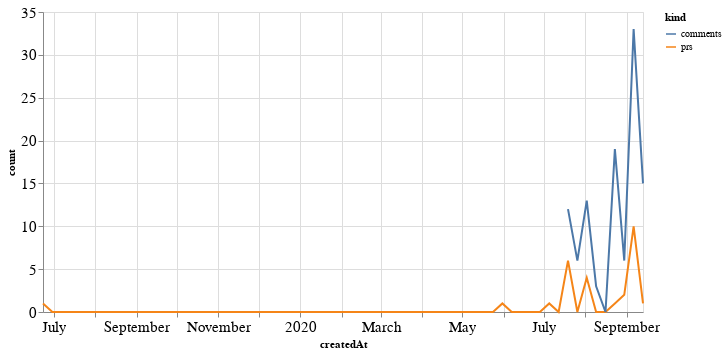

Notebook source saved alongside this figure:
### Code cell
alt.Chart(total_time, width=600).mark_line().encode(
    x='createdAt',
    y='count',
    color='kind'
)

### Figure 1 — Vega-Lite specification as saved in the notebook (floating-point values rounded to 4 significant figures; data arrays with more than 128 entries replaced by an {"elided": "..."} marker saying what was removed)
{"config": {"axisLeft": {"labelFontSize": 15}, "axisBottom": {"labelFontSize": 15}}, "data": {"name": "data-927cae64bb60b6f653870a6db16d6699"}, "mark": "line", "encoding": {"color": {"type": "nominal", "field": "kind"}, "x": {"type": "temporal", "field": "createdAt"}, "y": {"type": "quantitative", "field": "count"}}, "width": 600, "$schema": "https://vega.github.io/schema/vega-lite/v4.8.1.json", "datasets": {"data-927cae64bb60b6f653870a6db16d6699": {"elided": "130 records"}}}
